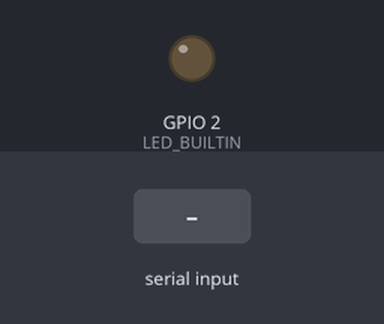
A sketch run on a simulated ESP32. Shown: output pins drawn as LEDs (lit = HIGH). Inputs (shaded band) come from the test bench. Nothing arrives over Bluetooth unless stated; what the sketch prints to the serial monitor is not drawn.

Above: at 4.8 s.
4.9 s: "1" received over the second serial link
At 5.3 s:
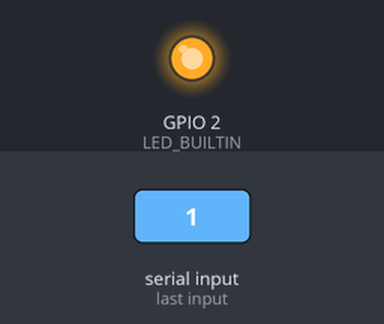
6.4 s: "0" received over the second serial link
7.9 s: "2" received over the second serial link
At 13.1 s:
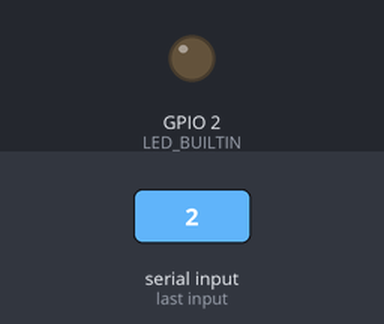
Timing chart, 0 to 14.6 s (numbered marks = the images above; inputs shaded):
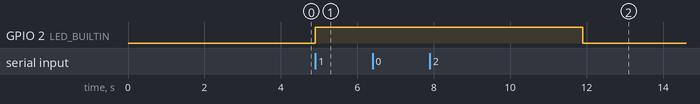

The sketch:

esp32btserial.ino
```cpp
#include "BluetoothSerial.h"
// set Board->ESP32 Arduino->ESP32 Dev Module

#define LED_BUILTIN 2

BluetoothSerial SerialBT;

uint8_t address[6] = {0x10, 0xC6, 0xFC, 0x84, 0x35, 0x2E};
String name = "Garmin GLO #4352e";
char *pin = "1234"; //<- standard pin would be provided by default
bool connected = false;

void setup() {
  Serial.begin(115200);
  pinMode(LED_BUILTIN, OUTPUT);
  digitalWrite(LED_BUILTIN, 0);
  SerialBT.begin("ESP32", true);
  SerialBT.setPin(pin);
  Serial.println("Bluetooth master started");
}

void reconnect()
{
  // connect(address) is fast (upto 10 secs max), connect(name) is slow (upto 30 secs max) as it needs
  // to resolve name to address first, but it allows to connect to different devices with the same name.
  // Set CoreDebugLevel to Info to view devices bluetooth address and device names

  //connected = SerialBT.connect(name); // slow
  connected = SerialBT.connect(address); // fast

  // return value "connected" doesn't mean much
  // it is sometimes true even if not connected.
}

void loop()
{
  static uint16_t tprev, t;
  t = millis();
  int16_t tms = (int16_t)(t-tprev);

  if (connected && SerialBT.available())
  {
    // read returns char or -1 if unavailable
    char b = SerialBT.read();
    Serial.print(b);
    digitalWrite(LED_BUILTIN,1);
    tprev=t;
  }
  else
  {
    if(tms > 4000) // 4 seconds of serial silence
    {
      digitalWrite(LED_BUILTIN,0);
      reconnect();
      tprev = millis();
    }
  }
}
```

Measured:
- after the input at 4.9 s, GPIO 2 (LED_BUILTIN): LOW → HIGH at once
- after the input at 6.4 s, every drawn part: stays the same
- after the input at 7.9 s, GPIO 2 (LED_BUILTIN): HIGH → LOW after 4.0 s instead of 2.5 s
